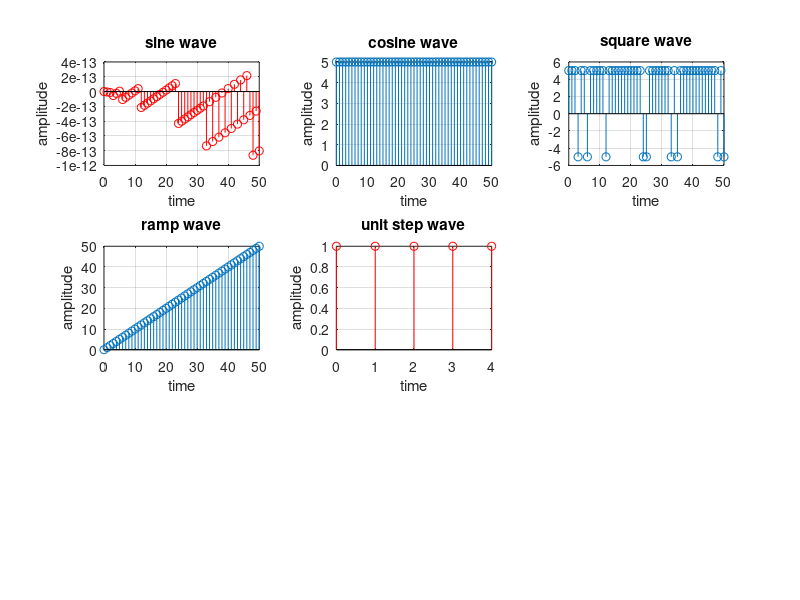

Write MATLAB code to recreate this figure.
clc;
clear;
close all;
n=0:1:50;
f=input('Enter the value of frequency');
a=input('Enter the value of amplitude');
N=input('Enter the length of unit step');
subplot(3,3,1);
y=a*sin(2*pi*f*n);
stem(n,y,'r');
xlabel('time');
ylabel('amplitude');
title('sine wave')
grid on;
subplot(3,3,2);
z=a*cos(2*pi*f*n);
stem(n,z);
xlabel('time');
ylabel('amplitude');
title('cosine wave')
grid on;
subplot(3,3,3);
s=a*square(2*pi*f*n);
stem(n,s);
xlabel('time');
ylabel('amplitude');
title('square wave')
grid on;
subplot(3,3,4);
stem(n,n);
xlabel('time');
ylabel('amplitude');
title('ramp wave')
grid on;
x=0:N-1;
d=ones(1,N);
subplot(3,3,5);
stem(x,d,'r');
xlabel('time');
ylabel('amplitude');
title('unit step wave')
grid on;